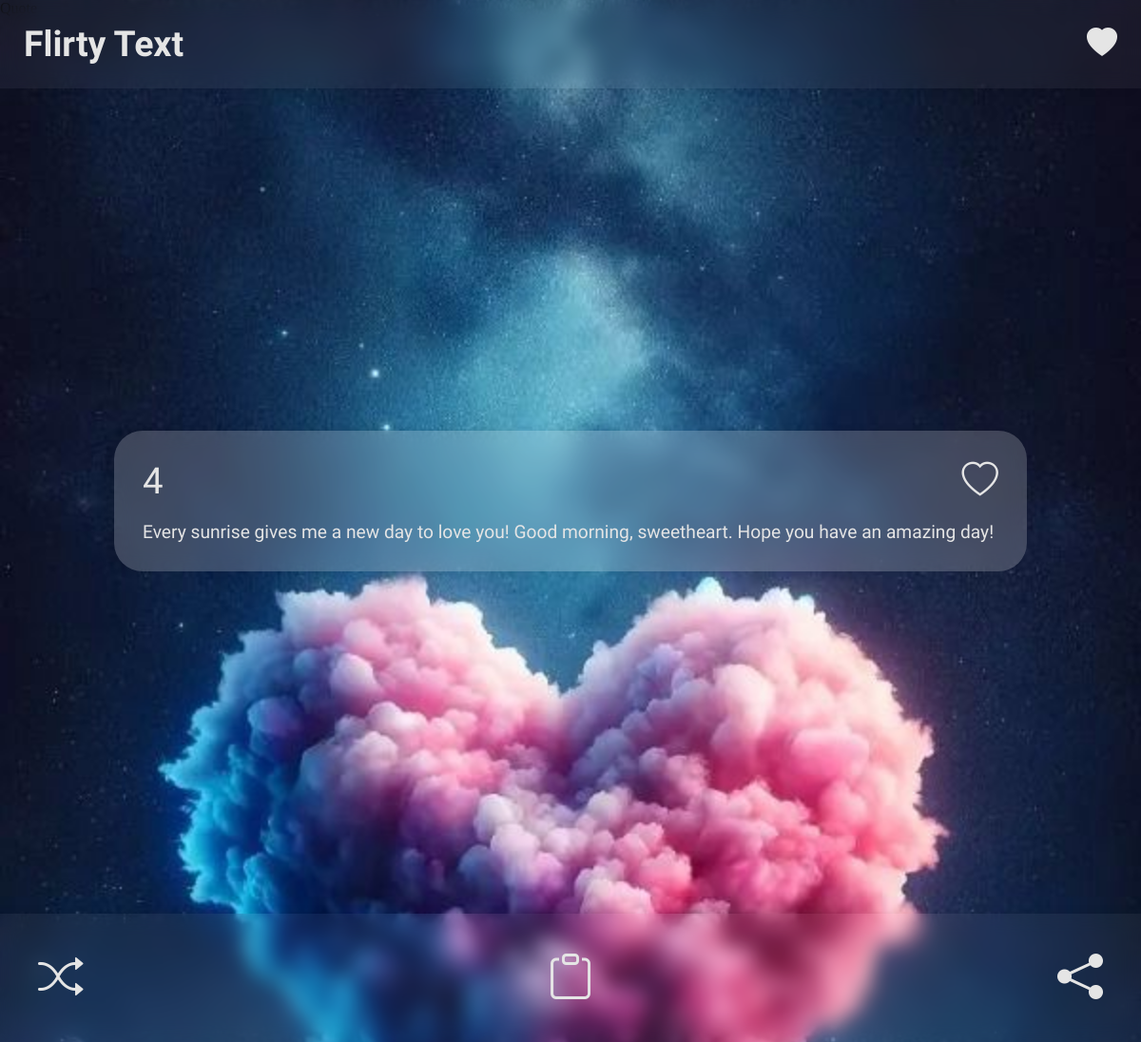
Screenshot of /quote-detail/4/ with the database file from the repository.
### main/models.py (models this page shows, shortened)
class Quote(models.Model):
    category:Category = models.ForeignKey(Category,on_delete=models.CASCADE)
    quote:str = models.TextField()
    favorite:bool = models.BooleanField(default=False)

### main/views.py (the view)
# urls.py: path("quote-detail/<int:q_id>/",views.quote,name="quote"),
def quote(request:HttpRequest,q_id:int) -> HttpResponse:
    quote:Quote = get_object_or_404(Quote,pk=q_id)
    return render(request,"quote.html",{"quote":quote})

### templates/quote.html (shortened to what this page needs)
{% extends "base.html" %} {% block title %} Quote {% endblock %}
{% block content %}
<main>
  <div class="quote">
    <div class="head">
      <ul>
        <li>{{ quote.id }}</li>
        <li>
          <i
            class="bi bi-heart fav"
            data-id="{{ quote.id }}"
            data-quote="{{ quote.quote }}"
          ></i>
        </li>
      </ul>
    </div>
    <p class="cliptext">{{ quote.quote }}</p>
  </div>
</main>
<footer>
  <i class="bi bi-shuffle"></i>
  <i class="bi bi-clipboard clipboard"></i>
  <i class="bi bi-share-fill sharebutton"></i>
</footer>
{% endblock %}

### static/css/style.css (style rules this page uses)
* { padding: 0; margin: 0; box-sizing: border-box; }
li { list-style: none; }
body { background-image: url("../images/background.jpg"); object-fit: cover; background-size: cover; background-position: center; min-height: 100vh; }
footer { position: sticky; top: 80vh; display: flex; justify-content: space-between; padding: 20px; font-size: 1.5em; color: #e5e5e5; width: 100%; background-color: rgba(255, 255, 255, 0.05); backdrop-filter: blur(10px); box-shadow: -10px 0 10px rgba(0, 0, 0, 0.1); }
@media (min-width: 800px) { footer { top: 85vh; padding: 40px; font-size: 3em; font-weight: 600; } }

### rows the page displays
Quote: id "4", quote "Every sunrise gives me a new day to love you! Good morning, sweetheart. Hope you have an amazing day!"
